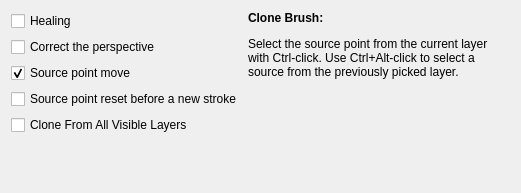
<?xml version="1.0" encoding="UTF-8"?>
<ui version="4.0">
 <class>DuplicateOpOptionsWidget</class>
 <widget class="QWidget" name="DuplicateOpOptionsWidget">
  <property name="geometry">
   <rect>
    <x>0</x>
    <y>0</y>
    <width>521</width>
    <height>193</height>
   </rect>
  </property>
  <layout class="QGridLayout" name="gridLayout">
   <item row="0" column="0">
    <layout class="QHBoxLayout" name="horizontalLayout">
     <item>
      <layout class="QVBoxLayout" name="verticalLayout">
       <item>
        <widget class="QCheckBox" name="cbHealing">
         <property name="text">
          <string>Healing</string>
         </property>
        </widget>
       </item>
       <item>
        <widget class="QCheckBox" name="cbPerspective">
         <property name="toolTip">
          <string>To correct perspective, first create a perspective grid.</string>
         </property>
         <property name="text">
          <string>Correct the perspective</string>
         </property>
        </widget>
       </item>
       <item>
        <widget class="QCheckBox" name="cbSourcePoint">
         <property name="toolTip">
          <string>Move the clone origin with the brush. Uncheck to keep cloning from the selected point.</string>
         </property>
         <property name="text">
          <string>Source point move</string>
         </property>
         <property name="checked">
          <bool>true</bool>
         </property>
        </widget>
       </item>
       <item>
        <widget class="QCheckBox" name="cbResetSourcePoint">
         <property name="toolTip">
          <string>Reset the origin every time you make a new stroke.</string>
         </property>
         <property name="text">
          <string>Source point reset before a new stroke</string>
         </property>
         <property name="checked">
          <bool>false</bool>
         </property>
        </widget>
       </item>
       <item>
        <widget class="QCheckBox" name="chkCloneProjection">
         <property name="toolTip">
          <string>When checked, clone from all visible layers. Otherwise, clone from the active layer.</string>
         </property>
         <property name="text">
          <string>Clone From All Visible Layers</string>
         </property>
        </widget>
       </item>
       <item>
        <spacer name="verticalSpacer_2">
         <property name="orientation">
          <enum>Qt::Vertical</enum>
         </property>
         <property name="sizeHint" stdset="0">
          <size>
           <width>20</width>
           <height>40</height>
          </size>
         </property>
        </spacer>
       </item>
      </layout>
     </item>
     <item>
      <widget class="QLabel" name="label">
       <property name="sizePolicy">
        <sizepolicy hsizetype="MinimumExpanding" vsizetype="MinimumExpanding">
         <horstretch>0</horstretch>
         <verstretch>0</verstretch>
        </sizepolicy>
       </property>
       <property name="text">
        <string>&lt;html&gt;&lt;head/&gt;&lt;body&gt;&lt;p&gt;&lt;span style=&quot; font-weight:600;&quot;&gt;Clone Brush:&lt;/span&gt;&lt;/p&gt;&lt;p&gt;Select the source point from the current layer with Ctrl-click. Use Ctrl+Alt-click to select a source from the previously picked layer.&lt;/p&gt;&lt;/body&gt;&lt;/html&gt;</string>
       </property>
       <property name="alignment">
        <set>Qt::AlignLeading|Qt::AlignLeft|Qt::AlignTop</set>
       </property>
       <property name="wordWrap">
        <bool>true</bool>
       </property>
       <property name="margin">
        <number>2</number>
       </property>
      </widget>
     </item>
    </layout>
   </item>
   <item row="1" column="0">
    <spacer name="verticalSpacer">
     <property name="orientation">
      <enum>Qt::Vertical</enum>
     </property>
     <property name="sizeHint" stdset="0">
      <size>
       <width>20</width>
       <height>40</height>
      </size>
     </property>
    </spacer>
   </item>
  </layout>
 </widget>
 <resources/>
 <connections/>
</ui>
